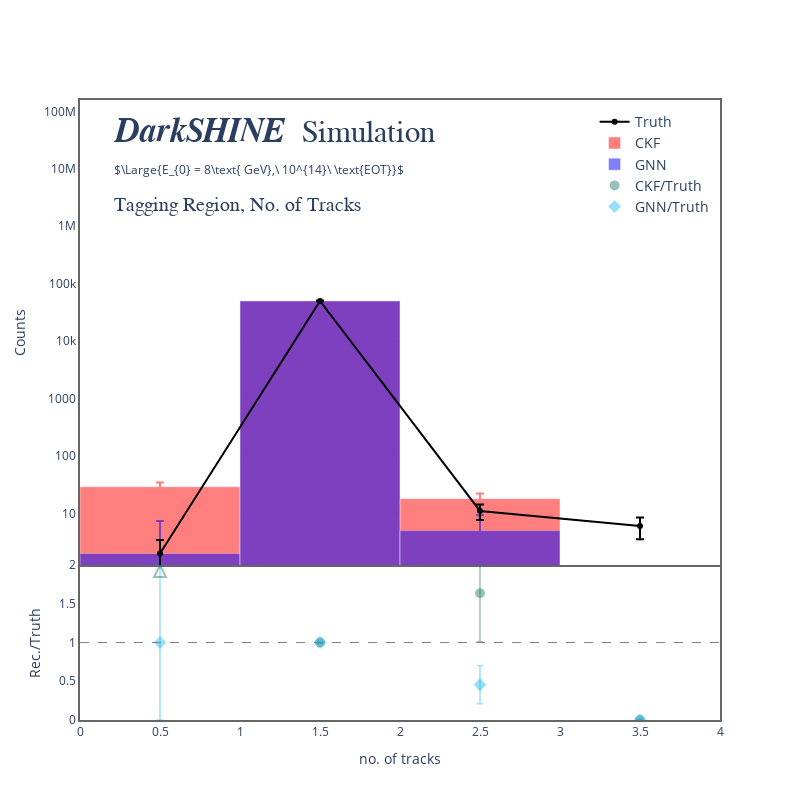
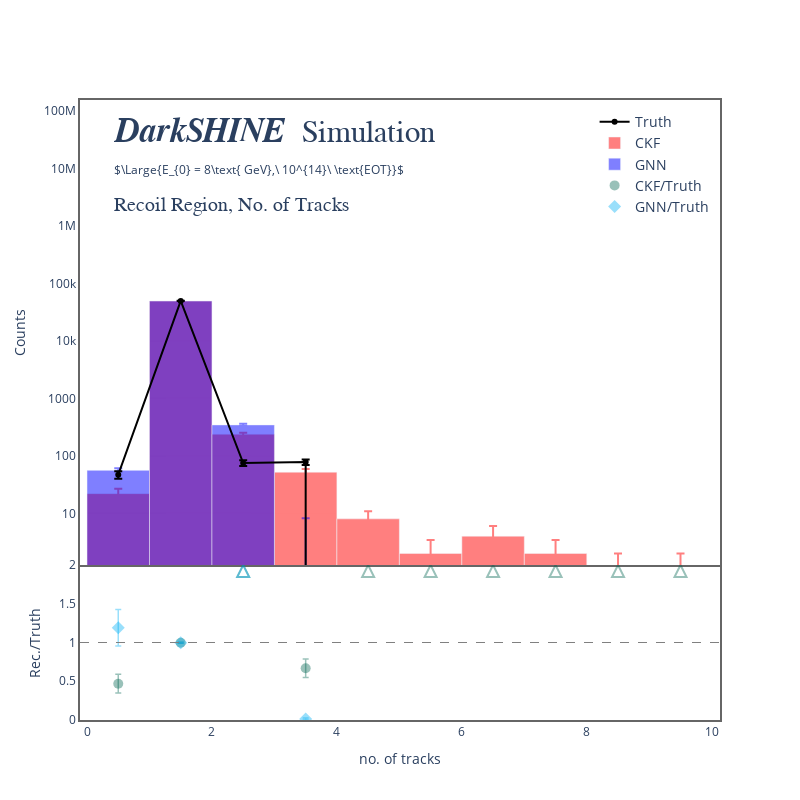
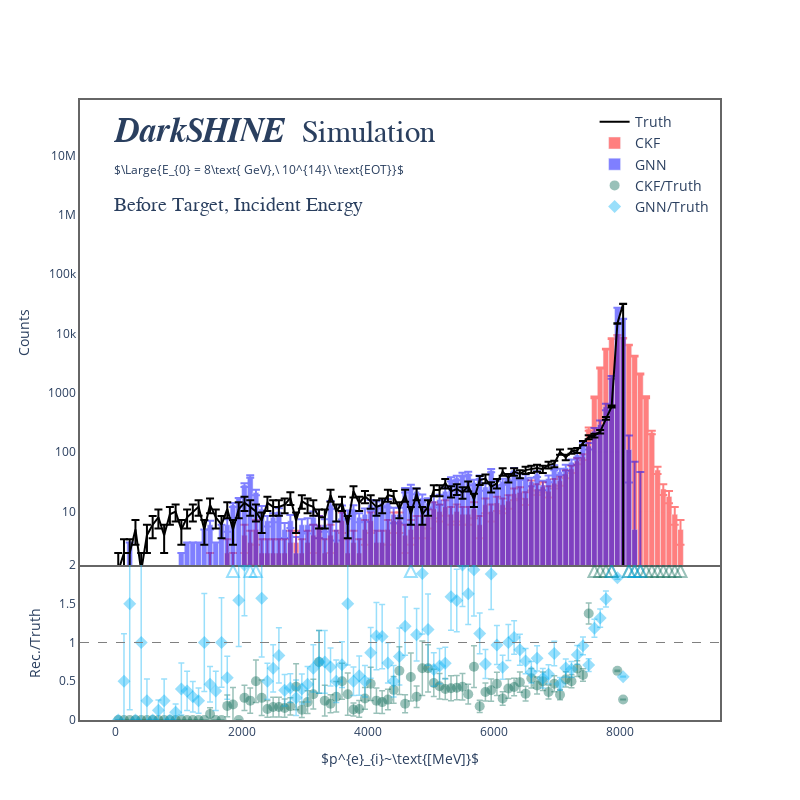
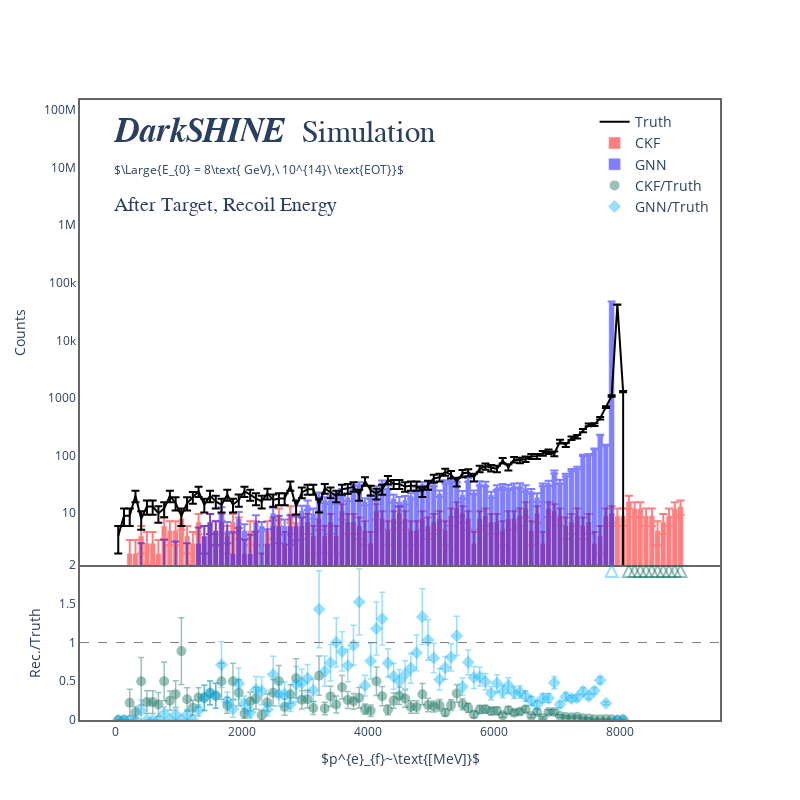

The cell these charts' notebook holds for them, in order:
### Code cell
for interest in interests:
    # print(interests[interest]['df'])
    plot_comparison(
        x=interests[interest]["df"]["bin"],
        y0=interests[interest]["df"]["Truth"],
        y1=interests[interest]["df"]["CKF"],
        y2=interests[interest]["df"]["GNN"],
        annotation_text=interest,
    )
